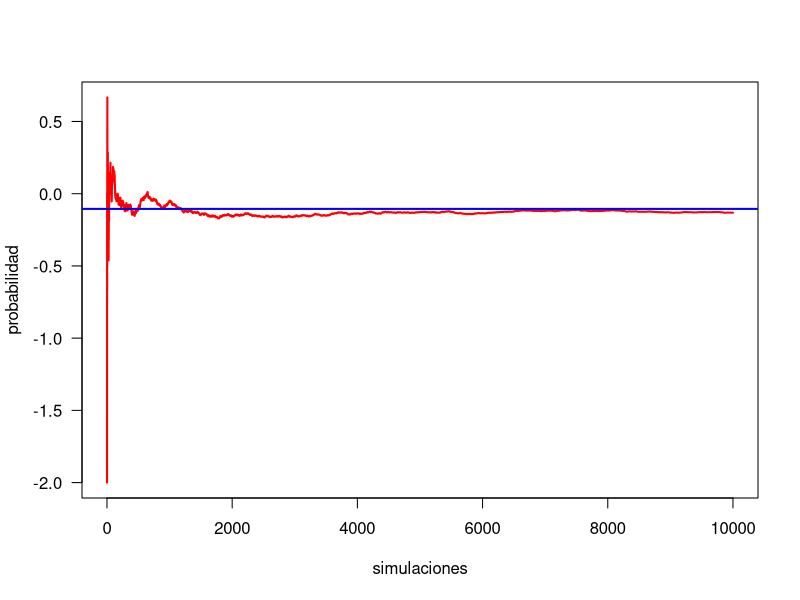

Reproduce this figure in R.
## ---- chunk 1
n = 10000
xs = numeric(n)
ruleta = 1:38
for (i in 1:n){
  xs[i] = if (sample(ruleta,1)<=18) 2 else -2
}
mean(xs)
var(xs)
## ---- chunk 2
# numero de simulaciones
plot(1:n, cumsum(xs)/1:n, type="l", lwd=2, col="red", las=1, ylab="probabilidad", 
     xlab="simulaciones")
abline(h=-4/38, col="blue", lwd=2)
